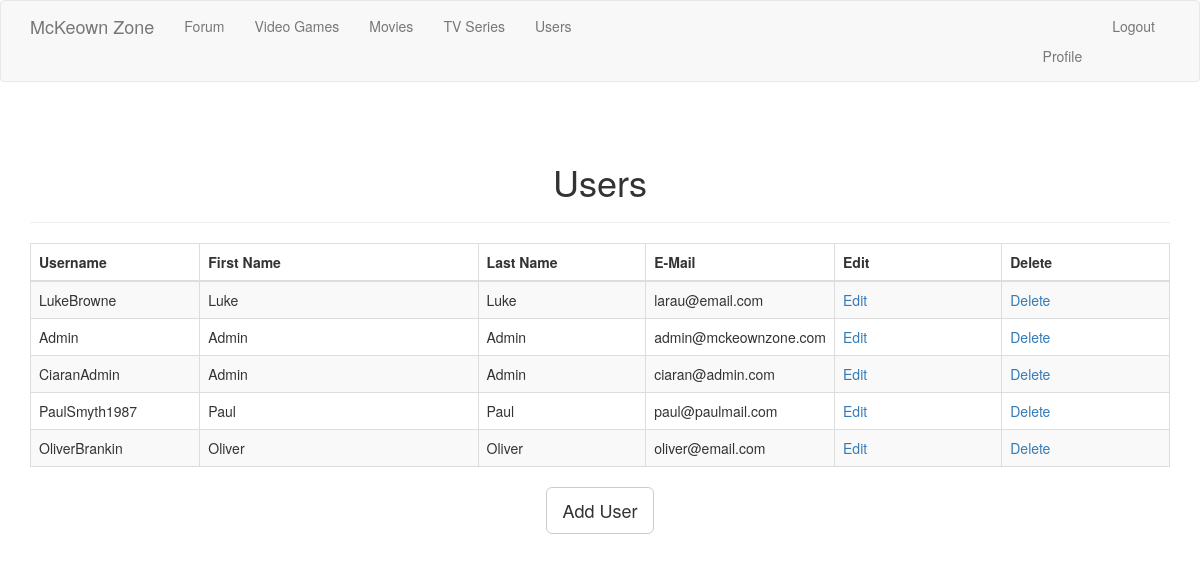
/admin_users (signed in), run on an earlier commit of the app's database.
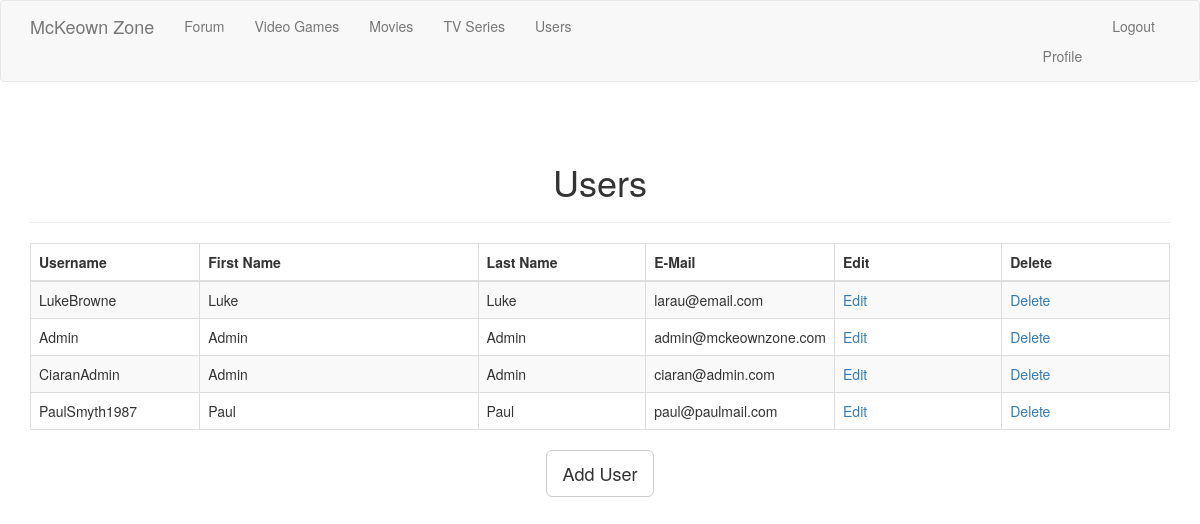
And on a later commit of the database.
### app/models.py (models this page shows, shortened)
class User(UserMixin, db.Model):
	id = db.Column(db.Integer, primary_key=True)
	username = db.Column(db.String(64), index=True, unique=True)
	first_name = db.Column(db.String(64))
	last_name = db.Column(db.String(64))
	email = db.Column(db.String(120), index=True, unique=True)
	password_hash = db.Column(db.String(128))
	posts = db.relationship('Post', backref='author', lazy='dynamic')
	about_me = db.Column(db.String(140))
	last_seen = db.Column(db.DateTime, default= datetime.utcnow)
	Address_id = db.Column(db.Integer, db.ForeignKey('address.id', ondelete='CASCADE'))
	is_admin = db.Column(db.Boolean, default=False)
	followed = db.relationship(
		'User',
		secondary=followers,
		primaryjoin = (followers.c.follower_id == id),
		secondaryjoin = (followers.c.followed_id == id),
		backref= db.backref('followers', lazy='dynamic'),
		lazy='dynamic')

### app/routes.py (the view)
@app.route('/admin_users', methods=['GET', 'POST'])
@login_required
def list_users():
	check_admin()
	users = User.query.all()
	return render_template ('admin/users/users.html', users=users, title="Users")

### app/models.py (called while the page is built)
@login.user_loader
def load_user(id):
	return User.query.get(int(id));

### app/routes.py (called while the page is built)
@app.before_request
def before_request():
	if current_user.is_authenticated:
		current_user.last_seen = datetime.utcnow()
		db.session.commit()

def check_admin():
	if not current_user.is_admin:
		abort(403)

### app/templates/admin/users/users.html (shortened to what this page needs)
{% import "bootstrap/utils.html" as utils %}
{% extends "base.html" %}
{% block app_content %}
<div class="content-section">
  <div class="outer">
    <div class="middle">
      <div class="inner">
        <br/>
        <br/>
        <h1 style="text-align:center;">Users</h1>
        {% if users %}
          <hr class="intro-divider">
          <div class="center">
            <table class="table table-striped table-bordered">
              <thead>
                <tr>
                  <th width="15%"> Username </th>
                  <th width="25%"> First Name </th>
                  <th width="15%"> Last Name </th>
                  <th width="15%"> E-Mail </th>
                  <th width="15%"> Edit </th>
                  <th width="15%"> Delete </th>
                </tr>
              </thead>
              <tbody>
              {% for user in users %}
                <tr>
                  <td> {{ user.username }} </td>
                  <td> {{ user.first_name }} </td>
                  <td> {{ user.first_name }} </td>
                  <td> {{ user.email }} </td>
                  <td>
                    <a href="{{ url_for('edit_user', id=user.id) }}">
                       Edit
                    </a>
                  </td>
                  <td>
                    <a href="{{ url_for('delete_user', id=user.id) }}">
                       Delete
                    </a>
                  </td>
                </tr>
              {% endfor %}
              </tbody>
            </table>
          </div>
          <div style="text-align: center">
        {% else %}
          <div style="text-align: center">
            <h3> No Users have been added. </h3>
            <hr class="intro-divider">
        {% endif %}
          <a href="{{ url_for('add_user') }}" class="btn btn-default btn-lg">
            Add User
          </a>
        </div>
      </div>
    </div>
  </div>
</div>
{% endblock %}

What changed in the data, as far as the page shows it:
removed User: username "OliverBrankin", first_name "Oliver", email "oliver@email.com"
